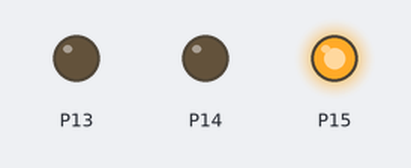
Simulated run of this program. Board: BBC micro:bit running MicroPython. Parts: output pins drawn as LEDs (lit = HIGH).

Above: at 1.5 s.
At 3.5 s:
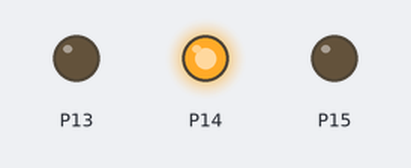
At 5.5 s:
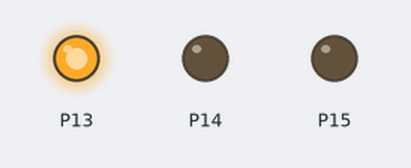
Timing chart, 0 to 9.1 s (numbered marks = the images above):
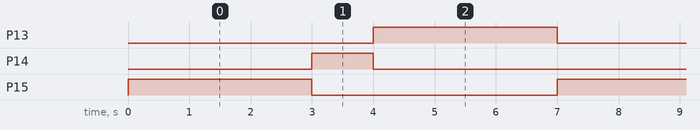

Measured:
- by itself, P13, P15: alternates HIGH for 3.0 s and LOW for 4.0 s
- by itself, P14: alternates HIGH for 1.0 s and LOW for 6.0 s
- by itself, everything shown: repeats every 7.0 s, in 3 steps

The program:

main.py
```python
from microbit import *

display.off()

while True:
    pin13.write_digital(0)
    pin14.write_digital(0)
    pin15.write_digital(1)
    sleep(3000)
    pin15.write_digital(0)
    pin14.write_digital(1)
    sleep(1000)
    pin14.write_digital(0)
    pin13.write_digital(1)
    sleep(3000)
```
